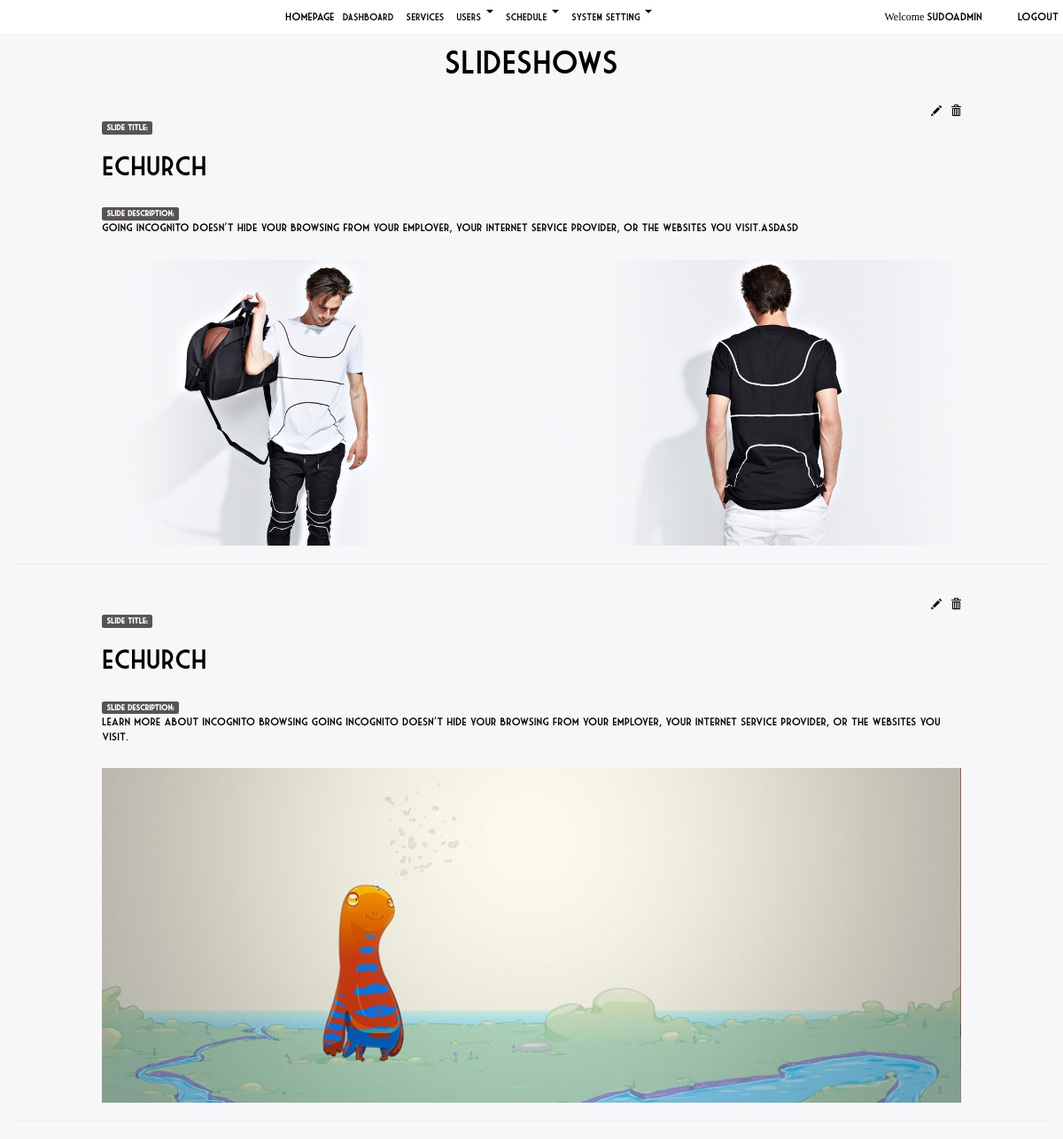
Screenshot of /slideshow.php (signed in) with the database file from the repository.
### tables this page shows
CREATE TABLE IF NOT EXISTS `slides` (
  `id` int(11) unsigned NOT NULL,
  `title` varchar(255) DEFAULT NULL,
  `desc` varchar(500) DEFAULT NULL,
  `date_added` timestamp NULL DEFAULT NULL,
  `cover` varchar(255) DEFAULT NULL
);

### backend/user_access.php (called while the page is built, shortened)
  <?php
    if(isset($_SESSION['user'])){
    $config = array(
        "request"     => array(
              "request"         => 1,
              "complaints"      => 1,
              "complaints_list" => 1,
              "request_list"    => 1,
              "add_nature"      => 1,
              "complaint_nature_list"   => 1),
          "user"      => array(
              "add_user"        => 1,
              "users"           => 1,
              "add_applicant"   => 1,
              "applicant"       => 1),
          "schedule"  => array(
              "schedule"        => 1,
              "all_list"        => 1,
              "myschedule"      => 1),
          "setting"   => array(
              "slides"            => 1,
              "slideshow"         => 1,
              "add_announcement"  => 1,
              "announcements"     => 1),
          "report"    => array(
              "report"          => 0));
}
?>

### backend/model.php (called while the page is built, shortened)
<?php
class Model {
	protected $db;
	public function __construct(){
		$server 	= "localhost";
		$db 		= "echurch";
		$username 	= "root";
		$charset 	= "utf8";
		$password 	= "";
		$db = new PDO("mysql:host=$server;dbname=$db;charset=$charset", $username, $password);
		$this->db = $db;
		$x = $this->getAllActiveLineman();
		$this->getSetting();
	}
	public function getAllActiveLineman(){
		$records = array();
		$stmnt   = $this->db->prepare("
				SELECT t1.id,CONCAT(t2.firstname,t2.lastname) as name FROM user t1
				left join info t2 on t1.id = t2.userid
				WHERE t1.type = ?
				AND t1.deleted = 0
			");
		$stmnt->execute(array("line_man"));
		return $records;
	}
	public function getSlideshows(){
		$result = array();
		$stmnt 	= $this->db->query("SELECT * FROM slides");
		while($row = $stmnt->fetch()){
			$result[] = $row;
		}
		return $result;
	}
	public function getSetting(){
		return  $this->db->query("SELECT * FROM setting LIMIT 1")->fetch();
	}
}

### slideshow.php (the view, shortened to what this page needs)
    <?php include_once "d-top.php"; ?>
      <div class="blog-header">
        <h1 class="blog-title">Slideshows</h1>
      </div>
      <div class="row">
        <div class="col-sm-12 blog-main">
          <?php $slides = new Model(); $slides = $slides->getSlideshows(); ?>
          <?php foreach($slides as $idx => $slide): ?>
          <br>
          <div class="row add-slide blog-post">
              <div class="columns col-lg-1 col-md-1"></div>
              <div class="columns col-lg-10 col-md-10">
                  <a href="" data-id="<?= $slide['id'];?>" class="delete control data-init pull-right"><span class="glyphicon glyphicon-trash"></span></a>
                  <a href="" data-id="<?= $slide['id'];?>" class="edit control data-init pull-right"><span class="glyphicon glyphicon-pencil"></span></a>
                   <br>
                  <label class="label">Slide Title:
                  </label>
                    <h2 class="data-init"><?= $slide['title']?></h2>
                  <br>
                  <label class="label">Slide Description:
                  </label>
                    <p class="data-init"> <?= $slide['desc']?></p>
                    <br>
                  <img class="cover" src="<?= $slide['cover'];?>" />
              </div>
          </div>
          <hr>
          <?php endforeach ?>
        </div>
      </div>
    </div>
  </body>
</html>

### d-top.php (shortened to what this page needs)
<?php include_once "backend/user_access.php";
?>
<!DOCTYPE html>
<html lang="en">
  <head>
    <link href="css/bootstrap.min.css" rel="stylesheet">
    <link href="css/style.css" rel="stylesheet">
    <link href='css/fullcalendar.css' rel='stylesheet' />
    <link href='css/fullcalendar.print.css' rel='stylesheet' media='print' />
    <link rel="stylesheet" type="text/css" href="css/jquery-ui.min.css">
  </head>
  <body>
    <div class="container-fluid dash">
      <span class="fixed">
      <div class="row menu">
        <div class="col-sm-12">
          <ul class="blog-nav">
            <a href="index.php" class=" blog-nav-item">Homepage</a>
            <li class="this"><a class="blog-nav-item <?= (isset($_GET['active'])) ? (($_GET['active'] == "dashboard") ? "active" : "" ): ""?>" href="dashboard.php?active=dashboard">Dashboard</a></li>
            <?php if($config['request'] !="hidden"): ?>
            <li class="this "><a href="all_services.php?active=services"class="blog-nav-item <?= (isset($_GET['active'])) ? (($_GET['active'] == "services")  ? "active" : ""): ""?>" >Services </a>
            </li>
            <?php endif ?>
            <?php if($config['user'] !="hidden"): ?>
            <li class="this "><a class="blog-nav-item <?= (isset($_GET['active'])) ? (($_GET['active'] == "user")  ? "active" : ""): ""?>" >Users <span class="caret"></span></a>
            </li>
            <?php endif ?>
            <?php if($config['schedule'] !="hidden"): ?>
            <li class="this "><a class="blog-nav-item <?= (isset($_GET['active'])) ? (($_GET['active'] == "schedule")  ? "active" : ""): ""?>" >Schedule <span class="caret"></span></a>
            </li>
            <?php endif ?>
            <?php if($config['setting'] !="hidden"): ?>
            <li class="this "><a class="blog-nav-item <?= (isset($_GET['active'])) ? (($_GET['active'] == "system")  ? "active" : ""): ""?>" >System Setting <span class="caret"></span></a>
            </li>
            <?php endif ?>
              <a href="logout.php" class="pull-right blog-nav-item" style="margin-right:10px;">logout</a>
              <span href="" class="pull-right  verdana" style="margin-right:40px;">Welcome <a href="dashboard.php"><?= $_SESSION['user']['username'];?></a></span>
          </ul>
        </div>
      </div>
      </span>

### css/style.css (style rules this page uses)
* { font-size: 12px; color: black!important; font-family: 'f1'; }
body { background: #f7f7f9; }
ul { list-style-type: none; }
ul li { display: inline; }
h1 { text-align: center; text-transform: uppercase; }
label { color: white!important; }
.menu { background: white; padding: 10px; }
.menu ul { margin: auto; text-align: center; }
.menu ul li { margin: 0px 5px; }
.menu ul li a { text-transform: uppercase; font-size: 11px; cursor: pointer; }
.fixed { position: fixed; width: 100%; top: 0px; z-index: 999; }
.blog-header { margin-top: 150px; }
.dash .blog-header { margin-top: 50px; }
.verdana { font-family: 'verdana'!important; }
.blog-nav { list-style-type: none; }
.blog-nav li.this { display: inline; position: relative; }
.label { background: #585454; }
img { max-width: 100%; }
.control { margin-left: 10px; }

### css/fullcalendar.print.css (style rules this page uses)
th, td, hr, thead, tbody, .fc-row { border-color: #ccc !important; background: #fff !important; }

### slideshow.php (style rules this page uses)
.add-slide img { width: 100%; height: auto; }

### rows the page displays
slides: title "eChurch", desc "Going incognito doesn’t hide your browsing from your employer, your internet service provider, or the websites you visit.asdasd", cover (picture)
slides: title "eChurch", desc "Learn more about incognito browsing Going incognito doesn’t hide your browsing from your employer, your internet service provider, or the websites you visit.", cover (picture)

### other values shown
$_SESSION['user']['username'] "sudoadmin"
